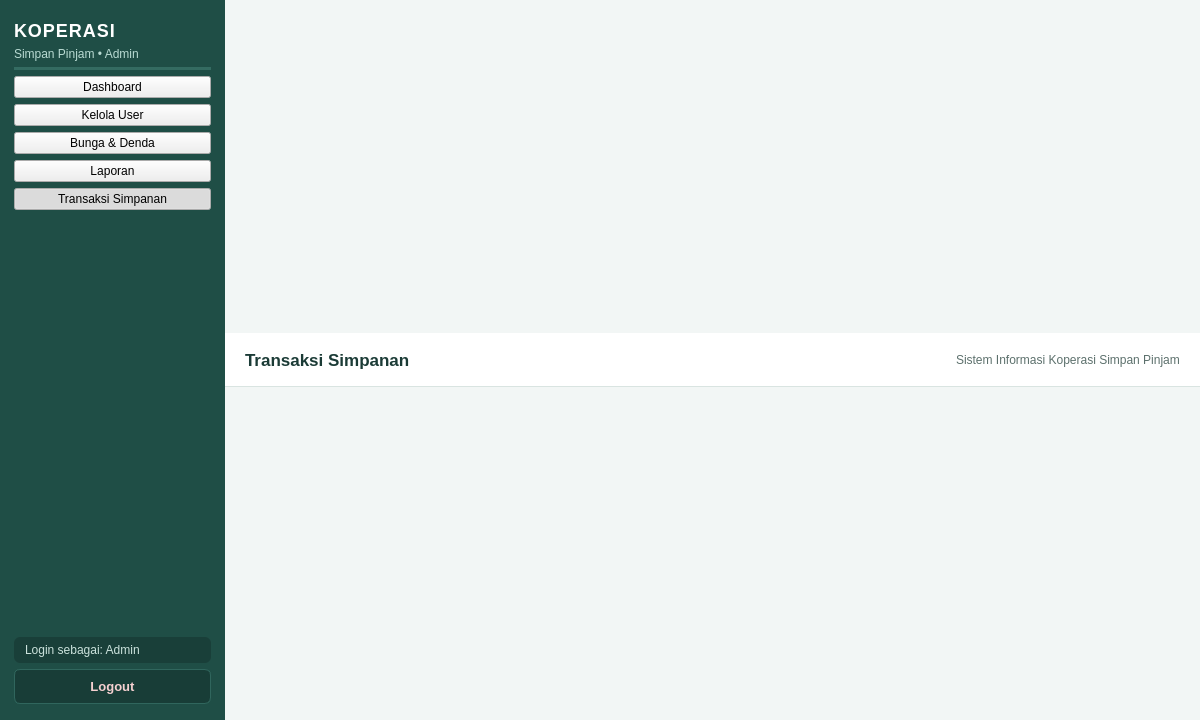
<?xml version="1.0" encoding="UTF-8"?>
<ui version="4.0">
 <class>TransaksiSimpananWindow</class>
 <widget class="QMainWindow" name="TransaksiSimpananWindow">
  <property name="geometry">
   <rect>
    <x>0</x>
    <y>0</y>
    <width>1200</width>
    <height>720</height>
   </rect>
  </property>
  <property name="minimumSize">
   <size>
    <width>1024</width>
    <height>640</height>
   </size>
  </property>
  <property name="windowTitle">
   <string>Sistem Informasi Koperasi Simpan Pinjam - Transaksi Simpanan</string>
  </property>
  <property name="styleSheet">
   <string notr="true">QMainWindow, QWidget#centralwidget {
    background-color: #F2F6F5;
    font-family: "Segoe UI", "Helvetica Neue", Arial, sans-serif;
    color: #1E2D2B;
    font-size: 13px;
}

/* Sidebar */
QFrame#frameSidebar {
    background-color: #1F4E46;
    border: none;
}

QLabel#lblAppTitle {
    color: #FFFFFF;
    font-size: 18px;
    font-weight: bold;
    letter-spacing: 1px;
}

QLabel#lblAppSubtitle {
    color: #B8DAD2;
    font-size: 12px;
}

QLabel#lblUserInfo {
    color: #CBE2DC;
    font-size: 12px;
    padding: 6px 8px;
    background-color: #193F39;
    border-radius: 6px;
}

QPushButton[navButton="true"] {
    background-color: transparent;
    color: #E2F0EC;
    border: none;
    border-radius: 6px;
    text-align: left;
    padding: 10px 14px;
    font-size: 13px;
    font-weight: 500;
}

QPushButton[navButton="true"]:hover {
    background-color: #296359;
    color: #FFFFFF;
}

QPushButton[navButton="true"]:checked {
    background-color: #2E7D6F;
    color: #FFFFFF;
    font-weight: bold;
    border-left: 4px solid #A7E3D4;
}

QPushButton#btnLogout {
    background-color: #183D37;
    color: #F5D0D0;
    border: 1px solid #30665D;
    border-radius: 6px;
    padding: 9px 14px;
    font-size: 13px;
    font-weight: bold;
}

QPushButton#btnLogout:hover {
    background-color: #991B1B;
    color: #FFFFFF;
    border-color: #991B1B;
}

/* Header Bar */
QFrame#frameHeader {
    background-color: #FFFFFF;
    border-bottom: 1px solid #D9E4E1;
}

QLabel#lblPageTitle {
    color: #1B3B36;
    font-size: 17px;
    font-weight: bold;
}

QLabel#lblHeaderInfo {
    color: #5C706C;
    font-size: 12px;
}

/* Cards &amp; GroupBoxes */
QFrame[statCard="true"] {
    background-color: #FFFFFF;
    border: 1px solid #D9E4E1;
    border-top: 3px solid #266D61;
    border-radius: 8px;
}

QLabel[statTitle="true"] {
    color: #5C706C;
    font-size: 12px;
    font-weight: bold;
}

QLabel[statValue="true"] {
    color: #1B3B36;
    font-size: 20px;
    font-weight: bold;
}

QGroupBox {
    background-color: #FFFFFF;
    border: 1px solid #D9E4E1;
    border-radius: 8px;
    margin-top: 10px;
    padding-top: 14px;
    font-weight: bold;
    color: #1B3B36;
}

QGroupBox::title {
    subcontrol-origin: margin;
    left: 12px;
    padding: 0 6px;
    background-color: #FFFFFF;
    color: #1F4E46;
}

/* Inputs */
QLineEdit, QComboBox, QDateEdit, QSpinBox, QDoubleSpinBox, QPlainTextEdit {
    background-color: #F9FBFA;
    border: 1px solid #C8D7D3;
    border-radius: 5px;
    padding: 6px 8px;
    color: #1E2D2B;
    font-size: 13px;
}

QLineEdit:focus, QComboBox:focus, QDateEdit:focus, QSpinBox:focus, QDoubleSpinBox:focus, QPlainTextEdit:focus {
    border: 1px solid #2A7B6F;
    background-color: #FFFFFF;
}

QLineEdit:read-only {
    background-color: #EEF3F1;
    color: #5C706C;
}

/* Tables */
QTableWidget {
    background-color: #FFFFFF;
    alternate-background-color: #F6FAF8;
    border: 1px solid #D9E4E1;
    border-radius: 6px;
    gridline-color: #E6EEEC;
    selection-background-color: #D2EBE5;
    selection-color: #14332E;
}

QHeaderView::section {
    background-color: #E7F0ED;
    color: #1B3B36;
    padding: 7px 8px;
    border: none;
    border-right: 1px solid #D3E0DC;
    border-bottom: 1px solid #C8D7D3;
    font-weight: bold;
    font-size: 12px;
}

/* Action Buttons */
QPushButton[btnType="primary"] {
    background-color: #266D61;
    color: #FFFFFF;
    border: none;
    border-radius: 5px;
    padding: 7px 14px;
    font-weight: bold;
}

QPushButton[btnType="primary"]:hover {
    background-color: #1F5B51;
}

QPushButton[btnType="secondary"] {
    background-color: #2A6F8E;
    color: #FFFFFF;
    border: none;
    border-radius: 5px;
    padding: 7px 14px;
    font-weight: bold;
}

QPushButton[btnType="secondary"]:hover {
    background-color: #215973;
}

QPushButton[btnType="danger"] {
    background-color: #C24141;
    color: #FFFFFF;
    border: none;
    border-radius: 5px;
    padding: 7px 14px;
    font-weight: bold;
}

QPushButton[btnType="danger"]:hover {
    background-color: #9E3030;
}

QPushButton[btnType="neutral"] {
    background-color: #EDF3F1;
    color: #2B423E;
    border: 1px solid #C8D7D3;
    border-radius: 5px;
    padding: 7px 14px;
}

QPushButton[btnType="neutral"]:hover {
    background-color: #DFEAE6;
}</string>
  </property>
  <widget class="QWidget" name="centralwidget">
   <layout class="QHBoxLayout" name="layoutRoot">
    <property name="spacing">
     <number>0</number>
    </property>
    <property name="leftMargin">
     <number>0</number>
    </property>
    <property name="topMargin">
     <number>0</number>
    </property>
    <property name="rightMargin">
     <number>0</number>
    </property>
    <property name="bottomMargin">
     <number>0</number>
    </property>
    <item>
     <widget class="QFrame" name="frameSidebar">
      <property name="minimumSize">
       <size>
        <width>225</width>
        <height>0</height>
       </size>
      </property>
      <property name="maximumSize">
       <size>
        <width>225</width>
        <height>16777215</height>
       </size>
      </property>
      <property name="frameShape">
       <enum>QFrame::NoFrame</enum>
      </property>
      <layout class="QVBoxLayout" name="layoutSidebar">
       <property name="spacing">
        <number>6</number>
       </property>
       <property name="leftMargin">
        <number>14</number>
       </property>
       <property name="topMargin">
        <number>20</number>
       </property>
       <property name="rightMargin">
        <number>14</number>
       </property>
       <property name="bottomMargin">
        <number>16</number>
       </property>
       <item>
        <widget class="QLabel" name="lblAppTitle">
         <property name="text">
          <string>KOPERASI</string>
         </property>
        </widget>
       </item>
       <item>
        <widget class="QLabel" name="lblAppSubtitle">
         <property name="text">
          <string>Simpan Pinjam • Admin</string>
         </property>
        </widget>
       </item>
       <item>
        <widget class="Line" name="lineSidebarTop">
         <property name="styleSheet">
          <string notr="true">background-color: #346B61; max-height: 1px; border: none; margin-top: 6px; margin-bottom: 8px;</string>
         </property>
         <property name="orientation">
          <enum>Qt::Horizontal</enum>
         </property>
        </widget>
       </item>
       <item>
        <widget class="QPushButton" name="btnNavDashboard">
         <property name="text">
          <string>Dashboard</string>
         </property>
         <property name="checkable">
          <bool>true</bool>
         </property>
         <property name="autoExclusive">
          <bool>true</bool>
         </property>
         <property name="navButton" stdset="0">
          <bool>true</bool>
         </property>
        </widget>
       </item>
       <item>
        <widget class="QPushButton" name="btnNavUser">
         <property name="text">
          <string>Kelola User</string>
         </property>
         <property name="checkable">
          <bool>true</bool>
         </property>
         <property name="autoExclusive">
          <bool>true</bool>
         </property>
         <property name="navButton" stdset="0">
          <bool>true</bool>
         </property>
        </widget>
       </item>
       <item>
        <widget class="QPushButton" name="btnNavParameter">
         <property name="text">
          <string>Bunga &amp;&amp; Denda</string>
         </property>
         <property name="checkable">
          <bool>true</bool>
         </property>
         <property name="autoExclusive">
          <bool>true</bool>
         </property>
         <property name="navButton" stdset="0">
          <bool>true</bool>
         </property>
        </widget>
       </item>
       <item>
        <widget class="QPushButton" name="btnNavLaporan">
         <property name="text">
          <string>Laporan</string>
         </property>
         <property name="checkable">
          <bool>true</bool>
         </property>
         <property name="autoExclusive">
          <bool>true</bool>
         </property>
         <property name="navButton" stdset="0">
          <bool>true</bool>
         </property>
        </widget>
       </item>
       <item>
        <widget class="QPushButton" name="btnNavTransaksi">
         <property name="text">
          <string>Transaksi Simpanan</string>
         </property>
         <property name="checkable">
          <bool>true</bool>
         </property>
         <property name="checked">
          <bool>true</bool>
         </property>
         <property name="autoExclusive">
          <bool>true</bool>
         </property>
         <property name="navButton" stdset="0">
          <bool>true</bool>
         </property>
        </widget>
       </item>
       <item>
        <spacer name="spacerSidebar">
         <property name="orientation">
          <enum>Qt::Vertical</enum>
         </property>
         <property name="sizeHint" stdset="0">
          <size>
           <width>20</width>
           <height>40</height>
          </size>
         </property>
        </spacer>
       </item>
       <item>
        <widget class="QLabel" name="lblUserInfo">
         <property name="text">
          <string>Login sebagai: Admin</string>
         </property>
        </widget>
       </item>
       <item>
        <widget class="QPushButton" name="btnLogout">
         <property name="text">
          <string>Logout</string>
         </property>
        </widget>
       </item>
      </layout>
     </widget>
    </item>
    <item>
     <layout class="QVBoxLayout" name="layoutContent">
      <property name="spacing">
       <number>0</number>
      </property>
      <item>
       <widget class="QFrame" name="frameHeader">
        <property name="minimumSize">
         <size>
          <width>0</width>
          <height>54</height>
         </size>
        </property>
        <property name="maximumSize">
         <size>
          <width>16777215</width>
          <height>54</height>
         </size>
        </property>
        <property name="frameShape">
         <enum>QFrame::NoFrame</enum>
        </property>
        <layout class="QHBoxLayout" name="layoutHeader">
         <property name="leftMargin">
          <number>20</number>
         </property>
         <property name="rightMargin">
          <number>20</number>
         </property>
         <item>
          <widget class="QLabel" name="lblPageTitle">
           <property name="text">
            <string>Transaksi Simpanan</string>
           </property>
          </widget>
         </item>
         <item>
          <spacer name="spacerHeader">
           <property name="orientation">
            <enum>Qt::Horizontal</enum>
           </property>
           <property name="sizeHint" stdset="0">
            <size>
             <width>40</width>
             <height>20</height>
            </size>
           </property>
          </spacer>
         </item>
         <item>
          <widget class="QLabel" name="lblHeaderInfo">
           <property name="text">
            <string>Sistem Informasi Koperasi Simpan Pinjam</string>
           </property>
          </widget>
         </item>
        </layout>
       </widget>
      </item>
      <item>
      <item>
        <!-- PAGE 4: LIHAT TRANSAKSI SIMPANAN -->
        <widget class="QWidget" name="pageTransaksi">
         <layout class="QVBoxLayout" name="layoutTransaksi">
          <property name="spacing">
           <number>12</number>
          </property>
          <property name="leftMargin">
           <number>20</number>
          </property>
          <property name="topMargin">
           <number>18</number>
          </property>
          <property name="rightMargin">
           <number>20</number>
          </property>
          <property name="bottomMargin">
           <number>18</number>
          </property>
          <item>
           <widget class="QGroupBox" name="grpFilterTransaksi">
            <property name="title">
             <string>Filter Riwayat Transaksi Simpanan (Mode Lihat Admin)</string>
            </property>
            <layout class="QHBoxLayout" name="layoutFilterTransaksi">
             <property name="spacing">
              <number>10</number>
             </property>
             <property name="leftMargin">
              <number>14</number>
             </property>
             <property name="topMargin">
              <number>14</number>
             </property>
             <property name="rightMargin">
              <number>14</number>
             </property>
             <property name="bottomMargin">
              <number>12</number>
             </property>
             <item>
              <widget class="QLabel" name="lblTrxDari">
               <property name="text">
                <string>Dari</string>
               </property>
              </widget>
             </item>
             <item>
              <widget class="QDateEdit" name="dateTransaksiDari">
               <property name="minimumSize">
                <size>
                 <width>125</width>
                 <height>0</height>
                </size>
               </property>
               <property name="date">
                <date>
                 <year>2026</year>
                 <month>1</month>
                 <day>1</day>
                </date>
               </property>
               <property name="displayFormat">
                <string>dd-MMM-yyyy</string>
               </property>
               <property name="calendarPopup">
                <bool>true</bool>
               </property>
              </widget>
             </item>
             <item>
              <widget class="QLabel" name="lblTrxSampai">
               <property name="text">
                <string>Sampai</string>
               </property>
              </widget>
             </item>
             <item>
              <widget class="QDateEdit" name="dateTransaksiSampai">
               <property name="minimumSize">
                <size>
                 <width>125</width>
                 <height>0</height>
                </size>
               </property>
               <property name="date">
                <date>
                 <year>2026</year>
                 <month>12</month>
                 <day>31</day>
                </date>
               </property>
               <property name="displayFormat">
                <string>dd-MMM-yyyy</string>
               </property>
               <property name="calendarPopup">
                <bool>true</bool>
               </property>
              </widget>
             </item>
             <item>
              <widget class="QComboBox" name="cmbJenisTransaksi">
               <property name="minimumSize">
                <size>
                 <width>130</width>
                 <height>0</height>
                </size>
               </property>
               <item>
                <property name="text">
                 <string>Semua Jenis</string>
                </property>
               </item>
               <item>
                <property name="text">
                 <string>Setoran</string>
                </property>
               </item>
               <item>
                <property name="text">
                 <string>Penarikan</string>
                </property>
               </item>
              </widget>
             </item>
             <item>
              <widget class="QLineEdit" name="txtCariTransaksi">
               <property name="placeholderText">
                <string>Cari ID atau nama anggota...</string>
               </property>
              </widget>
             </item>
             <item>
              <widget class="QPushButton" name="btnFilterTransaksi">
               <property name="text">
                <string>Tampilkan</string>
               </property>
               <property name="btnType" stdset="0">
                <string>primary</string>
               </property>
              </widget>
             </item>
            </layout>
           </widget>
          </item>
          <item>
           <widget class="QTableWidget" name="tblTransaksi">
            <property name="editTriggers">
             <set>QAbstractItemView::NoEditTriggers</set>
            </property>
            <property name="alternatingRowColors">
             <bool>true</bool>
            </property>
            <property name="selectionMode">
             <enum>QAbstractItemView::SingleSelection</enum>
            </property>
            <property name="selectionBehavior">
             <enum>QAbstractItemView::SelectRows</enum>
            </property>
            <attribute name="horizontalHeaderDefaultSectionSize">
             <number>118</number>
            </attribute>
            <attribute name="horizontalHeaderStretchLastSection">
             <bool>true</bool>
            </attribute>
            <column>
             <property name="text">
              <string>ID Transaksi</string>
             </property>
            </column>
            <column>
             <property name="text">
              <string>Tanggal</string>
             </property>
            </column>
            <column>
             <property name="text">
              <string>ID Anggota</string>
             </property>
            </column>
            <column>
             <property name="text">
              <string>Nama Anggota</string>
             </property>
            </column>
            <column>
             <property name="text">
              <string>Jenis Transaksi</string>
             </property>
            </column>
            <column>
             <property name="text">
              <string>Nominal</string>
             </property>
            </column>
            <column>
             <property name="text">
              <string>Saldo Akhir</string>
             </property>
            </column>
            <column>
             <property name="text">
              <string>Petugas</string>
             </property>
            </column>
           </widget>
          </item>
          <item>
           <widget class="QLabel" name="lblTotalTransaksi">
            <property name="text">
             <string>Total Transaksi: 0  |  Total Setoran: Rp 0  |  Total Penarikan: Rp 0</string>
            </property>
           </widget>
          </item>
         </layout>
        </widget>
      </item>
      </item>
     </layout>
    </item>
   </layout>
  </widget>
 </widget>
 <resources/>
 <connections/>
</ui>
